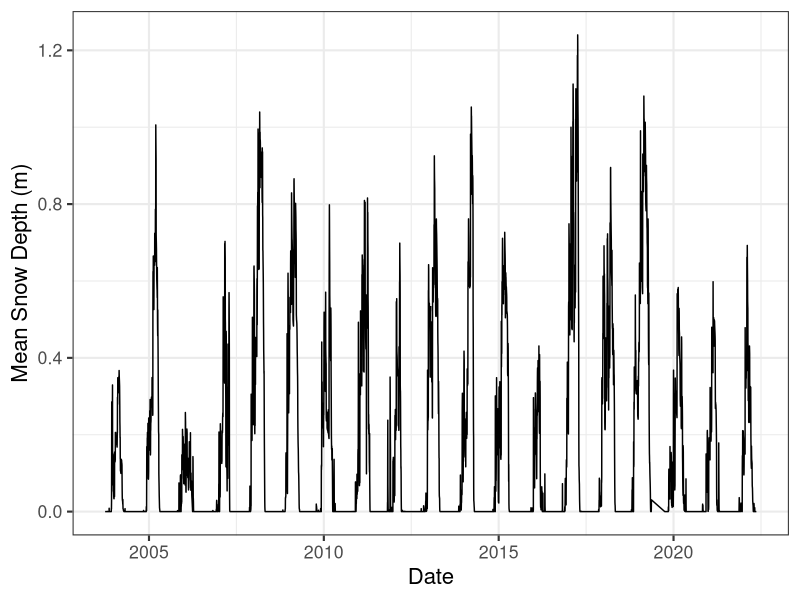
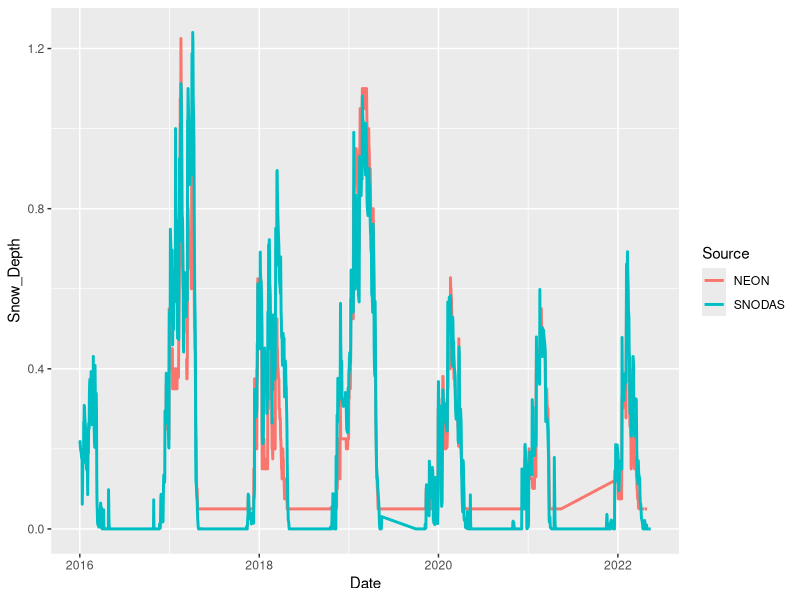
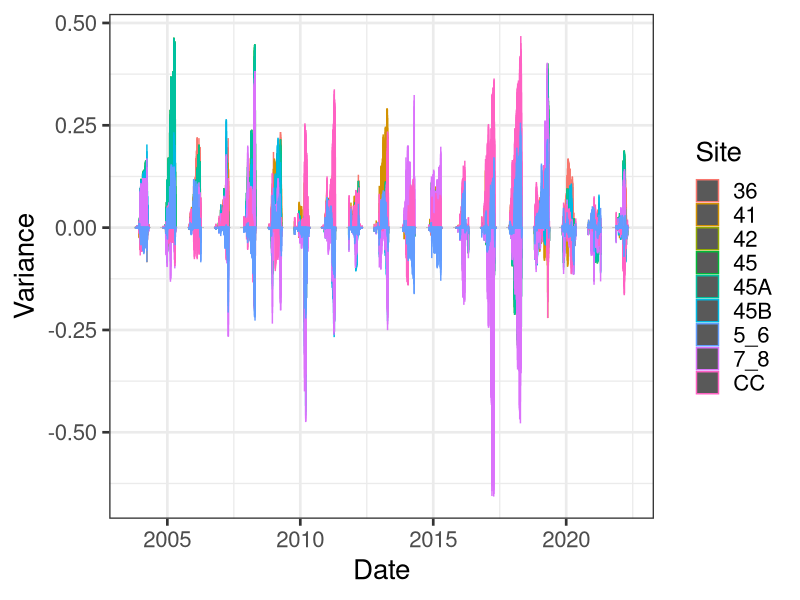

Here is the R script that generated these plots, in order:
## ---- chunk 1
knitr::opts_chunk$set(echo = TRUE)
## ---- chunk 2
library(tidyverse)
library(lubridate)

msd <- read_csv("MeanSnowDepth.csv")
neon <- read_csv("NEON_snow.csv")
## ---- chunk 3
msd <- msd %>% 
  mutate(Source = "SNODAS")

neon <- neon %>% 
  mutate(Date = as.Date(paste(Year, Month, Day, sep="/")),
         Snow_Depth = (Stake1Depth + Stake2Depth)/2,
         Source = "NEON",
         Snow_Depth = Snow_Depth/100) %>% 
  dplyr::select(Date, Snow_Depth, Source)
  
snowDF <- rbind(msd, neon)
## ---- chunk 4
msd %>% 
  ggplot(aes(x=Date, y=Snow_Depth)) + 
  geom_line() +
  theme_bw(base_size = 16) +
  labs(y = "Mean Snow Depth (m)")

## ---- chunk 5
snowDF %>% 
  mutate(Year = year(Date)) %>% 
  filter(Year > 2015) %>% 
  ggplot(aes(x = Date, y = Snow_Depth, color = Source)) + 
  geom_line(cex = 1)
## ---- chunk 6
msd %>% 
  mutate(Year = year(Date),
         Month = month(Date),
         Winter = ifelse(Month < 6, 
                         paste("Winter" , Year, sep = " "),
                         paste("Winter", (Year + 1), sep = " ")
         )) %>% 
  dplyr::select(Winter, Date, Snow_Depth, Source) %>% 
  filter(Snow_Depth >= 0.2) %>% 
  group_by(Winter) %>% 
  summarise(Heimal_Days = n())
## ---- chunk 7
siteSD <- read_csv("SiteSpecificSnowDepth.csv")

siteSD <- siteSD %>% 
  mutate(Date = mdy(Date),
         Year = year(Date),
         Month = month(Date),
         Day = day(Date),
         Winter = ifelse(Month < 6, 
                         paste("Winter" , Year, sep = " "),
                         paste("Winter", (Year + 1), sep = " "))) %>% 
  select(Date, Winter, Site, Snow_Depth)
         
left_join(siteSD, msd, by = c("Date")) %>% 
  mutate(Variance = Snow_Depth.x - Snow_Depth.y) %>%
  filter(Variance != "NA") %>% 
  filter(Variance < 2) %>% 
  ggplot(aes(x=Date, y=Variance, color = Site)) +
    geom_col(position = "dodge") +
    theme_bw(base_size = 20)





   
